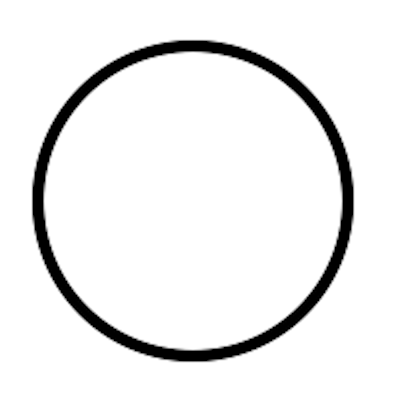
#> input picture black_and_white.png, 400 x 400 px, found by its file name
$ python contours_20250524180607.py
#> lines starting #> are read from the running program, lines starting #| are printed output that depends on the picture; after the words box and inside, x2 and y2 are one past the last pixel; in counts of white or black regions, pixels touching at a corner belong together
import matplotlib.pyplot as plt
from matplotlib.colors import hsv_to_rgb
import numpy as np
import time
from scipy.signal import fftconvolve, convolve2d
import pywt
import pywt.data


# image = plt.imread("justdisappear.png").astype(np.float32)  # taille (573, 640, 3)
# image = plt.imread("shinsei.png").astype(np.float32)
# image = plt.imread("upiko.png").astype(np.float32)
image = plt.imread("black_and_white.png").astype(np.float32)
#> image is the input picture: shape (400, 400, 4) float32; mean R, G, B, A 0.929, 0.929, 0.929, 1


image = image[::1, ::1, :]  # 5:taille (115, 128, 3), 4:taille (144, 160, 3)
image[:,:]/255


class Filter:
    def __init__(self, center: np.ndarray, array: np.ndarray):
        self.center = center    # np.array([i,j])
        self.array = array
        self.shape = np.array((len(array), len(array[0])))

        # print("shape ",self.shape)

        self.right_range = self.shape - self.center

        self.left_range = self.shape - self.right_range
        # [16 lines of commented-out code are left out]

def black_and_white(img_):
    # Convert to grayscale using luminance formula (better than simple mean)
    grayscale = np.dot(img_[..., :3], [0.2989, 0.5870, 0.1140])

    # Stack the grayscale values into 3 channels
    return np.stack((grayscale,)*3, axis=-1).astype(img_.dtype).astype(np.float32)


# [80 lines left out: functions convolution, convolution, get_magnitude, not called in this run]

def threshold(img, threshold):
    binary = np.where(img[:,:,0] > threshold, 1, 0)
    return np.stack((binary,)*3, axis=-1).astype(np.float32)

def zero_threshold(img, threshold):
    binary = np.where(np.abs(img[:,:,0]) < threshold, 1, 0)
    return np.stack((binary,)*3, axis=-1).astype(np.float32)

def combine_threshold(img1, img2):
    binary = np.where((img1[:,:,0] == img2[:,:,0]) & (img1[:,:,0] == 1), 1, 0)
    return np.stack((binary,)*3, axis=-1).astype(np.float32)

def extrem_threshold(img, threshold):
    return np.where(img > threshold, [1,1,1], np.where(img < -threshold, [-1,-1,-1], 0)).astype(np.float32)


# [25 lines left out: functions edge_detection_1, edge_detection_2, not called in this run]


def get_sign_color(img_):
    # (h, w, 3)
    mask = img_[:,:,:] >= 0

    img = np.where(
    mask[:,:,:],
        [0, 1, 0],
        [1, 0, 0]
    ) * np.abs(img_[:,:,0, np.newaxis])
    return img

# [16 lines left out: functions get_difference, det_hess, not called in this run]

def ease_in_out(x, alpha):
    xalpha = x ** alpha
    return xalpha / (xalpha + (1 - x) ** alpha)

# [50 lines left out: functions transformee_fourier, transformee_fourier, plot, do_operation, not called in this run]

def plot_wt(img, level = 1):
    # columns = 2
    # rows = 2
    # fig = plt.figure(figsize=(rows, columns))

#> called with level = 1
    coefs = pywt.wavedec2(img[:,:,0], 'db3', mode='periodization', level=level)
#> coefs = 2 items

    # coefs = pywt.dwt2(img[:,:,0], 'db3', mode='periodization')
    # cA, (cH, cV, cD) = coefs

    arr, coef_slices = pywt.coeffs_to_array(coefs, axes=(-2,-1))
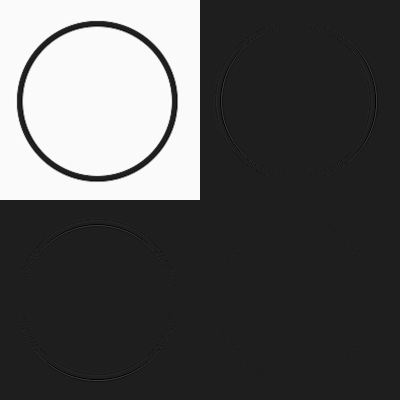
#> arr: shape (400, 400) float32; min -0.274, max 2.04, mean 0.465; drawn with min black and max white
#> coef_slices = 2 items
    # arr = np.abs(arr)
    max = np.max([np.max(arr[arr.shape[0]//2:,:]), np.max(arr[:,arr.shape[1]//2:])])
#> max = 0.246
    arr[arr.shape[0]//2:,:arr.shape[1]//2] /= max
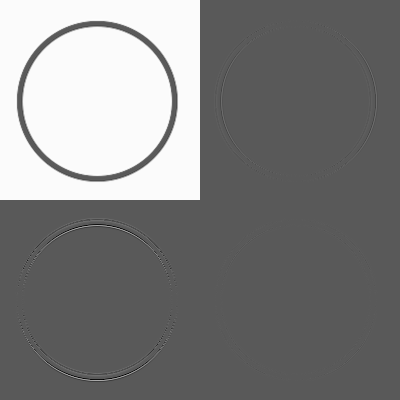
#> arr: shape (400, 400) float32; min -1.11, max 2.04, mean 0.465; drawn with min black and max white
    arr[:arr.shape[0]//2,arr.shape[1]//2:] /= max
    arr[arr.shape[0]//2:,arr.shape[1]//2:] /= max
    # arr[arr.shape[0]//2:, arr.shape[1]//2:] *= max
    arr = np.stack((arr,)*3, axis=-1).astype(np.float32)
#> arr: shape (400, 400, 3) float32
    arr_color = get_sign_color(arr)
#> in get_sign_color, `mask = img_[:,:,:] >= 0`:
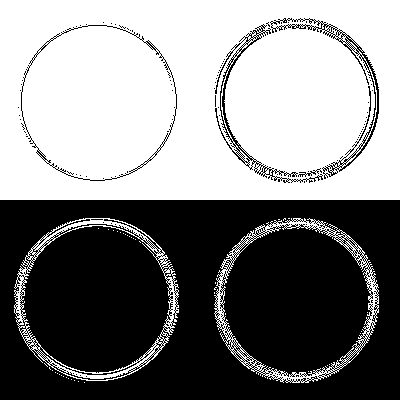
#> mask: shape (400, 400, 3) bool; 51.6% white; 103 black regions (98 under 20 px), largest, box (x1, y1, x2, y2) and area: (0, 200, 400, 400) 74034, (270, 18, 379, 179) 1289, (215, 24, 323, 183) 1180, (21, 25, 177, 181) 683, (298, 168, 322, 177) 59
#> in get_sign_color, `img = np.where( mask[:,:,:], [0, 1, 0], [1, 0, 0] ) * np.abs(img_[:,:,..`:
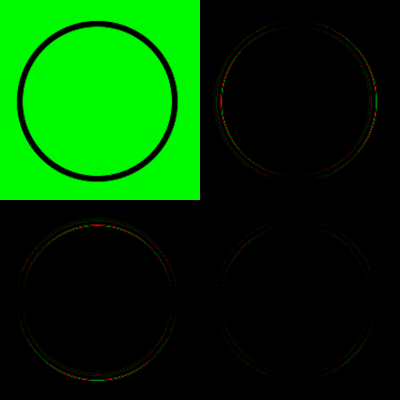
#> img: shape (400, 400, 3) float64; mean of channels 0, 1, 2 0.00488, 0.469, 0; drawn with min black and max white
    plt.imshow(arr_color)
    # [10 lines of commented-out code are left out]
filterx = Filter(
    np.array([0,1]),
    np.array([
        [1,-1]
        ])
)

## df/dy
filtery = Filter(
    np.array([1,0]),
    np.array([
        [1],
        [-1]
        ])
)

## d2fdxdy
filterxy = Filter(
    np.array([1,1]),
    np.array([
        [1,-1],
        [-1,1]
        ])
)

## d2fdxdy
filterxx = Filter(
    np.array([0,1]),
    np.array([
        [1,-2,1]
        ])
)

## d2fdxdy
filteryy = Filter(
    np.array([1,0]),
    np.array([
        [1],
        [-2],
        [1]
        ])
)

laplacian_filter = Filter(
    np.array([1,1]),
    np.array([
        [1,1,1],
        [1,-8,1],
        [1,1,1]
        ])
)


filtermean = Filter(
    np.array([1,1]),
    (1/9)*np.array([
        [1,1,1],
        [1,1,1],
        [1,1,1]
        ])
)

gaussian_filter_3x3 = Filter(
    np.array([1,1]),
    (1/16)*np.array([
        [1,2,1],
        [2,4,2],
        [1,2,1]
        ])
)


custom_filter1 = Filter(
    np.array([1,1]),
    np.array([
        [1,0,0],
        [1,0,-3],
        [1,0,0]
        ])
)


custom_filter2 = Filter(
    np.array([1,1]),
    np.array([
        [1,0,0],
        [1,-3,0],
        [1,0,0]
        ])
)


plot_count = 1
multiplot = True
# multiplot = False

if multiplot:
    columns = 2
    rows = 2
    fig = plt.figure(figsize=(rows, columns))


## black and white image
# start_time = time.time()
image = black_and_white(image)
# [152 lines of commented-out code are left out]
plot_wt(image,1)


if multiplot:
    plt.subplots_adjust(
        left=0, right=1, bottom=0, top=1,
        wspace=0, hspace=0
    )


# [21 lines of commented-out code are left out]
plt.show()
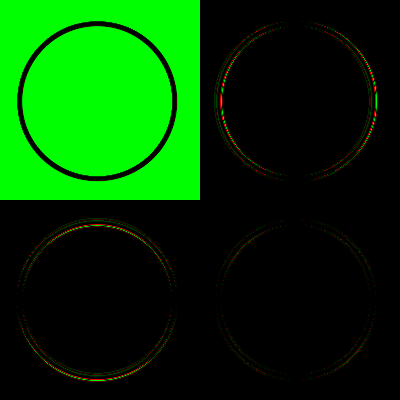
#> shown: shape (400, 400, 3) float64; mean R, G, B 0.00487, 0.239, 0
